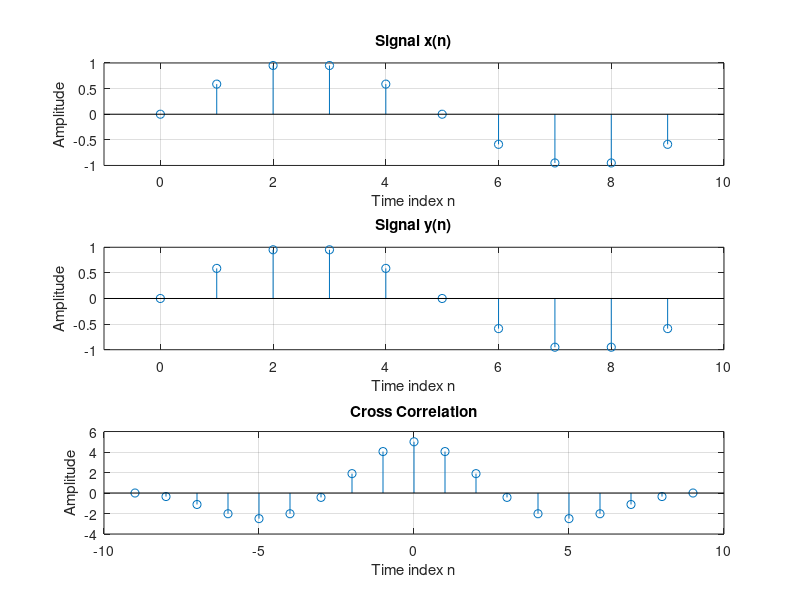

This chart was generated by the following MATLAB code:
clear all; 
close all; 
clc; 
n = [0:9]; 
ph1 = 0; %set the phase angles for the two sinusoidal signals to 0.
ph2 = 0; 
x = sin(2*pi*0.1*n + ph1); % generates the first sinusoidal signal x with a frequency of 0.1 Hz and phase ph1.
org_x = 1; 
nx = [0 : length(x)-1]- org_x + 1; 
y = sin(2*pi*0.1*n + ph2); 
org_y = 1; 
ny = [0 : length(y)-1]- org_y + 1; 
rxy = xcorr(x,y); 
nr = [nx(1)-ny(end) : nx(end)-ny(1)]; % defines the lag indices for the cross-correlation.lag is the delay
[maxR indR] = max(rxy); 
disp(['The correlation at lag zero is: ' num2str(rxy(find(nr==0))) '.']);
disp(['The maximum correlation is at lag ' num2str(nr(indR)) '.']); 

figure, subplot(3,1,1), 
stem(nx,x); 
xlabel('Time index n'); 
ylabel('Amplitude'); 
xlim([nx(1)-1 nx(end)+1]); 
title('Signal x(n)'); 
grid; 

subplot(3,1,2), 
stem(ny,y); 
xlabel('Time index n'); 
ylabel('Amplitude'); 
xlim([ny(1)-1 ny(end)+1]); 
title('Signal y(n)'); 
grid; 

subplot(3,1,3),
stem(nr,rxy); 
xlabel('Time index n'); 
ylabel('Amplitude'); 
xlim([nr(1)-1 nr(end)+1]); 
title('Cross Correlation'); 
grid;
